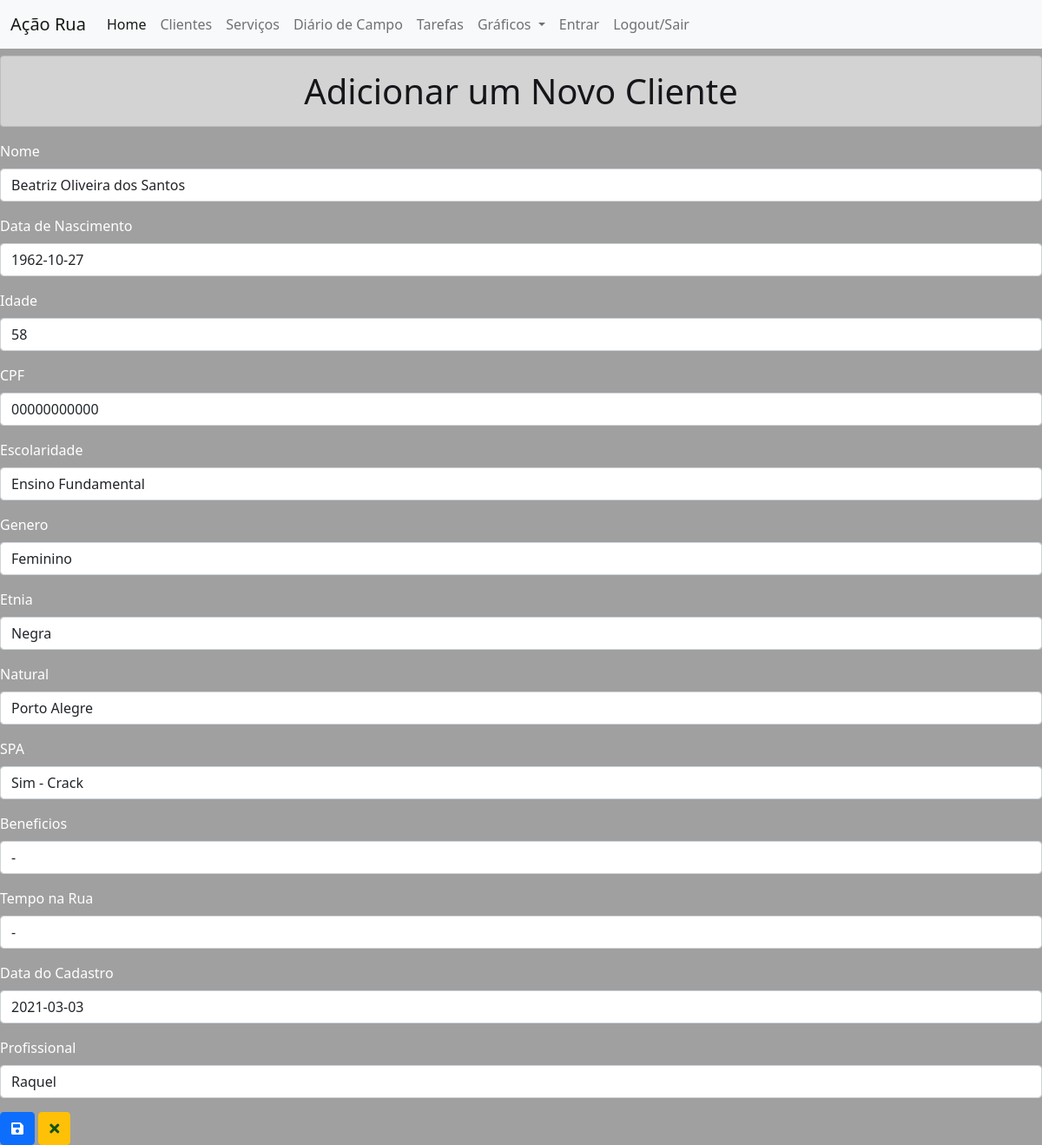
Page /1/updatec/ on the committed database.
### clientes/models.py (models this page shows, shortened)
class Clientes(models.Model):
    nome = models.CharField('Nome', max_length=100)
    aniversario = models.DateField('Data de Nascimento')
    idade = models.IntegerField()
    cpf = models.CharField('CPF', max_length=11)
    escolaridade = models.CharField('Escolaridade', max_length=100)
    genero = models.CharField('Genero', max_length=30)
    etnia = models.CharField('Etnia', max_length=50)
    natural = models.CharField('Natural', max_length=100)
    spa = models.CharField('SPA', max_length=100)
    beneficios = models.CharField('Beneficios', max_length=100)
    temporua = models.CharField('Tempo na Rua', max_length=25)
    datacadastro = models.DateField('Data do Cadastro')
    profissional = models.CharField('Profissional', max_length=100)

### clientes/views.py (the view)
# urls.py: path('<int:pk>/updatec/', UpdateClientesView.as_view(), name='upd_clientes'),
class UpdateClientesView(UpdateView):
    model = Clientes
    template_name = 'clientes_form.html'
    fields = ['nome', 'aniversario', 'idade', 'cpf', 'escolaridade', 'genero', 'etnia', 'natural', 'spa', 'beneficios',
              'temporua', 'datacadastro', 'profissional']
    success_url = reverse_lazy('list')

### clientes/templates/clientes_form.html (shortened to what this page needs)
{% extends 'base.html' %}
{% load bootstrap4 %}
{% block content %}
<h1 class="text-center alert alert-dark">Adicionar um Novo Cliente</h1>
    <form  method="post">
        {% bootstrap_form form %}
            {% buttons %}
                <button type="submit" class="btn btn-primary"><span><i class="fas fa-save"></i></button>
                <button type="button" class="btn btn-warning">
                    <a href="{% url 'list' %}"><span><i class="fas fa-times"></i></a>
                </button>
            {% endbuttons %}
    </form>
{% endblock %}

### core/static/css/estilos.css (style rules this page uses)
body { background-color: #a0a0a0; color: #ffffff; }
a { text-decoration: none; color: #13520E; }

### rows in the picture
Clientes: nome "Beatriz Oliveira dos Santos", aniversario "1962-10-27", idade "58", cpf "00000000000", escolaridade "Ensino Fundamental", genero "Feminino", etnia "Negra", natural "Porto Alegre", spa "Sim - Crack", beneficios "-", temporua "-", datacadastro "2021-03-03", profissional "Raquel"
